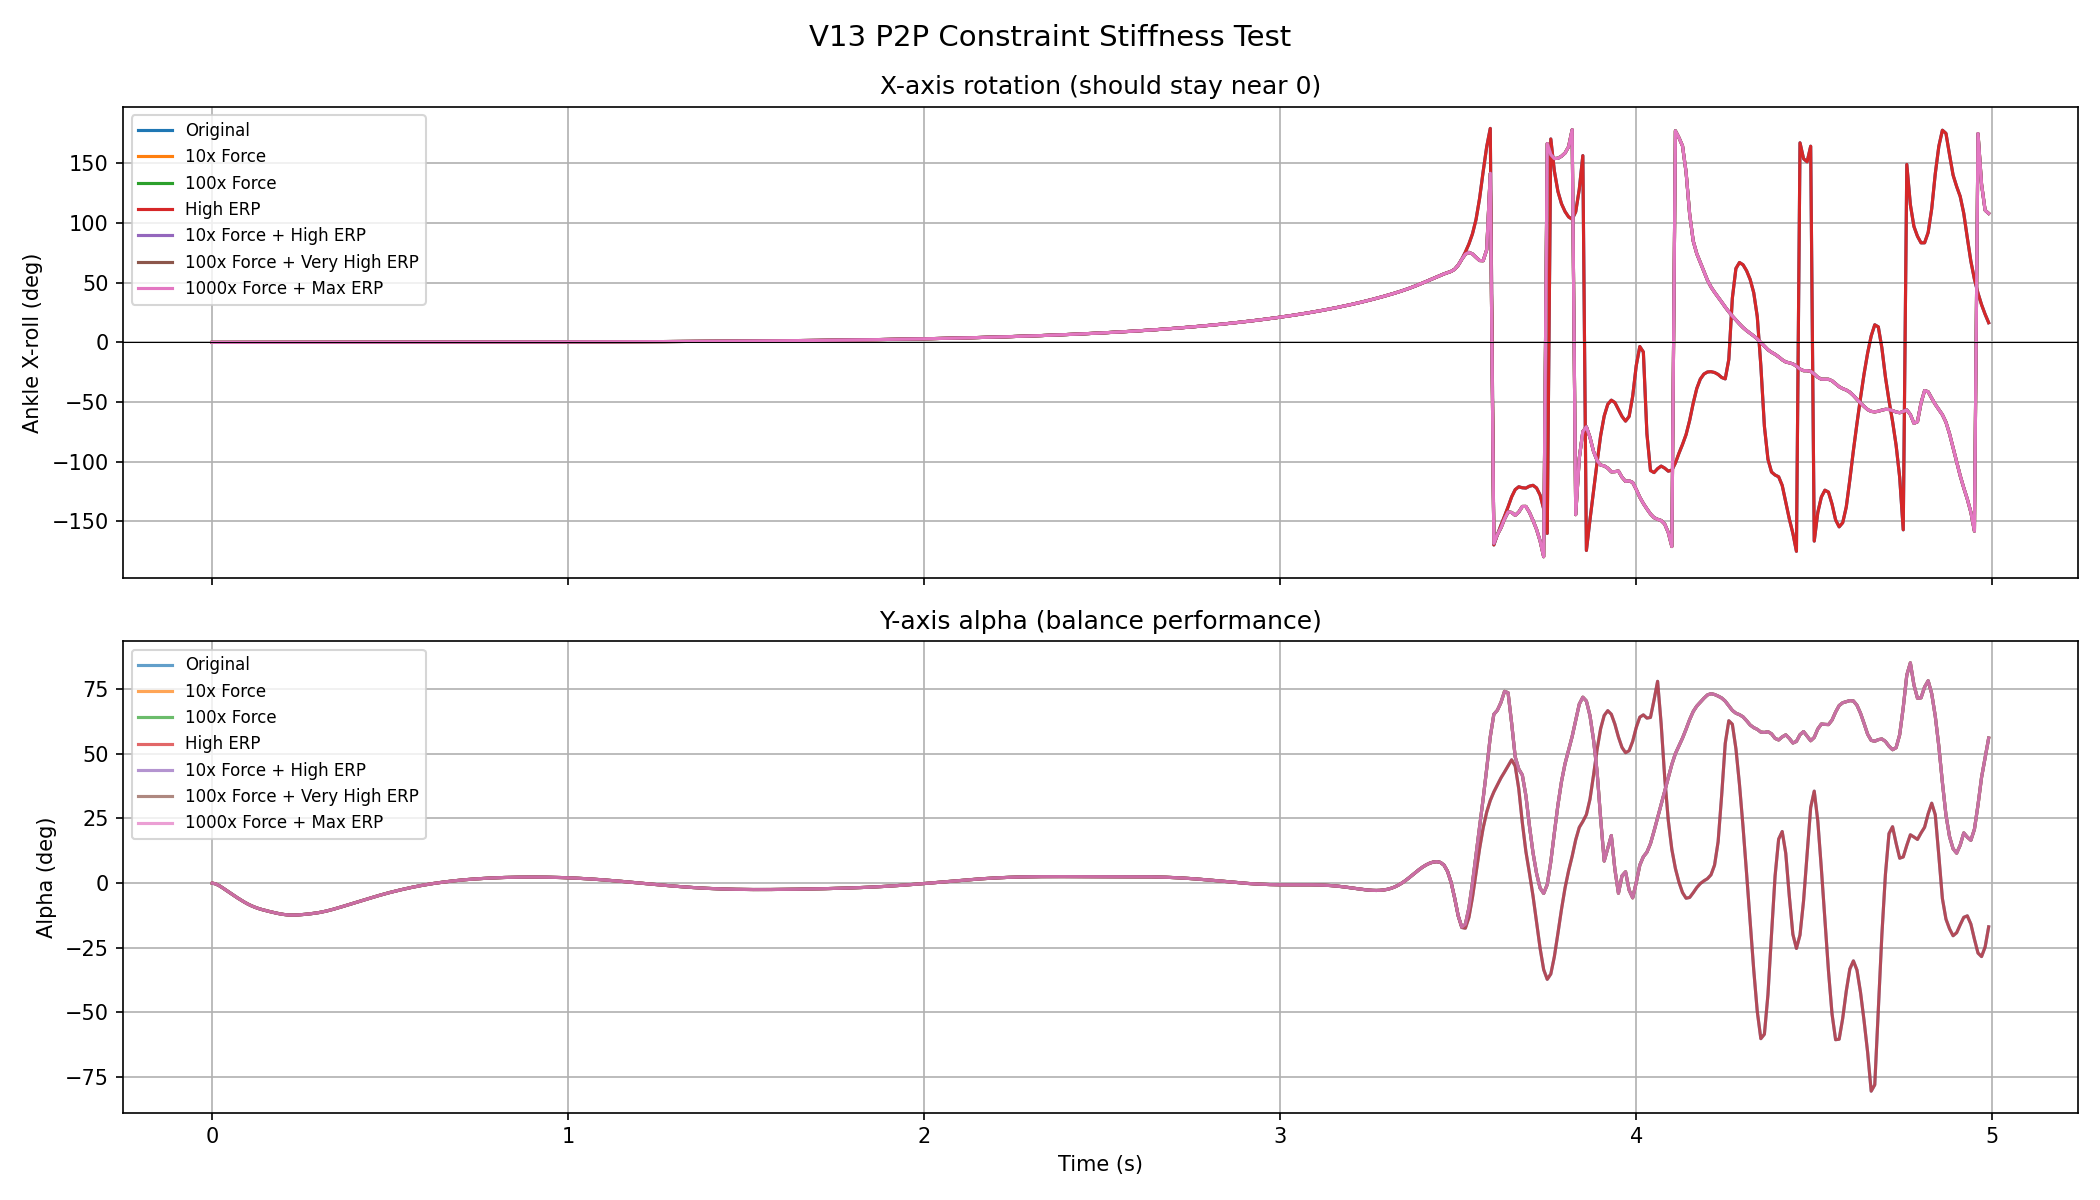

Source code (Python):
"""
Fix test: P2P constraint stiffness
===================================
Test different maxForce & erp values to prevent X-axis drift.
"""
import sys, os, math
import numpy as np

_conda = os.path.dirname(sys.executable)
_lib = os.path.join(_conda, "Library", "bin")
if os.path.isdir(_lib) and _lib not in os.environ.get("PATH", ""):
    os.environ["PATH"] = _lib + os.pathsep + os.environ.get("PATH", "")
    if hasattr(os, "add_dll_directory"):
        os.add_dll_directory(_lib)

import pybullet as p
import pybullet_data

# Parameters
M1=30.0; M2=40.0; L1=0.85; L2=0.80
LOWER_W=0.18; UPPER_W=0.30; BD=0.50
B_THETA=3.0; TAU_MAX=1500.0; GRAV=9.81
L_POLE=4.0; POLE_H=4.5; R_TARGET=1.5
HALF_POLE=L_POLE/2; ROPE_HORIZ=HALF_POLE-BD/2; ROPE_VERT=R_TARGET
FOOT_Z=POLE_H-ROPE_VERT; LC1=L1/2; LC2=L2/2
I1=M1*L1**2/12; I2=M2*L2**2/12
DT=0.001; ROPE_MASS=0.01; THETA0=0.15

def box_inertia(m,w,d,h):
    return [m*(d**2+h**2)/12, m*(w**2+h**2)/12, m*(w**2+d**2)/12]

def compute_lqr():
    from scipy.linalg import solve_discrete_are, expm
    R=R_TARGET; p1=M1*LC1+M2*L1; p2=M2*LC2; p3=M2*L1*LC2; Mt=M1+M2
    M_eq=np.array([[Mt*R**2,R*p1,R*p2],[R*p1,M1*LC1**2+I1+M2*L1**2,p3],[R*p2,p3,M2*LC2**2+I2]])
    G_mat=np.array([[-Mt*GRAV*R,0,0],[0,p1*GRAV,0],[0,0,p2*GRAV]])
    D_mat=np.diag([0,0,-B_THETA]); E_mat=np.array([[0],[-1],[1]])
    Mi=np.linalg.inv(M_eq); n=6
    Ac=np.zeros((n,n)); Bc=np.zeros((n,1))
    Ac[:3,3:]=np.eye(3); Ac[3:,:3]=Mi@G_mat; Ac[3:,3:]=Mi@D_mat; Bc[3:,:]=Mi@E_mat
    Z=np.zeros((n+1,n+1)); Z[:n,:n]=Ac*DT; Z[:n,n:]=Bc*DT
    eZ=expm(Z); Ad=eZ[:n,:n]; Bd=eZ[:n,n:n+1]
    Q=np.diag([1,50,50,0.1,5,5]); Rc=np.array([[0.001]])
    P=solve_discrete_are(Ad,Bd,Q,Rc)
    K=np.linalg.inv(Rc+Bd.T@P@Bd)@(Bd.T@P@Ad)
    K[0,0]*=-1; K[0,3]*=-1
    return K[0]

def run_sim(maxForce, erp, label):
    """Run 5s headless sim, return time series of ankle X-roll."""
    cid = p.connect(p.DIRECT)
    p.setAdditionalSearchPath(pybullet_data.getDataPath())
    p.setGravity(0,0,-GRAV); p.setTimeStep(DT)
    p.setPhysicsEngineParameter(numSubSteps=4, numSolverIterations=100)

    ra_end=np.array([0,-ROPE_HORIZ,-ROPE_VERT])
    rb_vec=np.array([0,ROPE_HORIZ,-ROPE_VERT])
    lower_col=p.createCollisionShape(p.GEOM_BOX,halfExtents=[LOWER_W/2,BD/2,L1/2],collisionFramePosition=[0,-BD/2,L1/2])
    upper_col=p.createCollisionShape(p.GEOM_BOX,halfExtents=[UPPER_W/2,BD/2,L2/2],collisionFramePosition=[0,0,L2/2])

    robot_id=p.createMultiBody(baseMass=0,basePosition=[0,HALF_POLE,POLE_H],
        linkMasses=[0.001,ROPE_MASS,M1,M2],linkCollisionShapeIndices=[-1,-1,lower_col,upper_col],
        linkVisualShapeIndices=[-1,-1,-1,-1],
        linkPositions=[[0,0,0],[0,0,0],ra_end.tolist(),[0,-BD/2,L1]],
        linkOrientations=[[0,0,0,1]]*4,
        linkInertialFramePositions=[[0,0,0],[0,0,0],[0,-BD/2,L1/2],[0,0,L2/2]],
        linkInertialFrameOrientations=[[0,0,0,1]]*4,
        linkParentIndices=[0,1,2,3],
        linkJointTypes=[p.JOINT_REVOLUTE,p.JOINT_REVOLUTE,p.JOINT_SPHERICAL,p.JOINT_REVOLUTE],
        linkJointAxis=[[0,1,0],[1,0,0],[0,0,0],[0,1,0]])
    PHI_J=0;ROPE_A_J=1;ANKLE=2;HIP=3

    rope_b_id=p.createMultiBody(baseMass=0,basePosition=[0,-HALF_POLE,POLE_H],
        linkMasses=[0.001,ROPE_MASS],linkCollisionShapeIndices=[-1,-1],
        linkVisualShapeIndices=[-1,-1],linkPositions=[[0,0,0],[0,0,0]],
        linkOrientations=[[0,0,0,1]]*2,
        linkInertialFramePositions=[[0,0,0],[0,0,0]],
        linkInertialFrameOrientations=[[0,0,0,1]]*2,
        linkParentIndices=[0,1],
        linkJointTypes=[p.JOINT_REVOLUTE,p.JOINT_REVOLUTE],
        linkJointAxis=[[0,1,0],[1,0,0]])

    con_id=p.createConstraint(rope_b_id,1,robot_id,ANKLE,p.JOINT_POINT2POINT,[0,0,0],
        rb_vec.tolist(),[0,-BD/2,-L1/2])
    p.changeConstraint(con_id, maxForce=maxForce, erp=erp)

    tiny=[0.001]*3
    p.changeDynamics(robot_id,PHI_J,mass=0.001,localInertiaDiagonal=[0.0001]*3,jointDamping=0,linearDamping=0,angularDamping=0)
    p.changeDynamics(robot_id,ROPE_A_J,mass=ROPE_MASS,localInertiaDiagonal=tiny,jointDamping=0,linearDamping=0,angularDamping=0)
    p.changeDynamics(robot_id,ANKLE,mass=M1,localInertiaDiagonal=box_inertia(M1,LOWER_W,BD,L1),jointDamping=0,linearDamping=0,angularDamping=0)
    p.changeDynamics(robot_id,HIP,mass=M2,localInertiaDiagonal=box_inertia(M2,UPPER_W,BD,L2),jointDamping=B_THETA,linearDamping=0,angularDamping=0)
    for j in [0,1]:
        p.changeDynamics(rope_b_id,j,localInertiaDiagonal=tiny,jointDamping=0,linearDamping=0,angularDamping=0)

    for j in [PHI_J,ROPE_A_J,HIP]:
        p.setJointMotorControl2(robot_id,j,p.VELOCITY_CONTROL,force=0)
    p.setJointMotorControlMultiDof(robot_id,ANKLE,p.POSITION_CONTROL,targetPosition=[0,0,0,1],force=[0,0,0])
    for j in [0,1]:
        p.setJointMotorControl2(rope_b_id,j,p.VELOCITY_CONTROL,force=0)

    for body in [robot_id,rope_b_id]:
        nj=p.getNumJoints(body)
        for i in range(-1,nj):
            for j in range(-1,nj):
                if i!=j: p.setCollisionFilterPair(body,body,i,j,0)
            p.setCollisionFilterPair(body,0,i,-1,0)
    for i in range(-1,p.getNumJoints(robot_id)):
        for j in range(-1,p.getNumJoints(rope_b_id)):
            p.setCollisionFilterPair(robot_id,rope_b_id,i,j,0)

    p.resetJointState(robot_id,PHI_J,0,0)
    p.resetJointState(robot_id,ROPE_A_J,0,0)
    p.resetJointStateMultiDof(robot_id,ANKLE,[0,0,0,1],[0,0,0])
    p.resetJointState(robot_id,HIP,THETA0,0)
    p.resetJointState(rope_b_id,0,0,0)
    p.resetJointState(rope_b_id,1,0,0)

    K_lqr = compute_lqr()
    data = []

    for step in range(int(5.0/DT)):
        phi_s=p.getJointState(robot_id,PHI_J)
        phi=phi_s[0]; phi_dot=phi_s[1]
        lo=p.getLinkState(robot_id,ANKLE,computeForwardKinematics=True,computeLinkVelocity=True)
        up=p.getLinkState(robot_id,HIP,computeForwardKinematics=True,computeLinkVelocity=True)
        alpha=p.getEulerFromQuaternion(lo[5])[1]
        theta=p.getEulerFromQuaternion(up[5])[1]
        alpha_dot=lo[7][1]; theta_dot=up[7][1]
        x=np.array([phi,alpha,theta,phi_dot,alpha_dot,theta_dot])

        ankle_q=p.getJointStateMultiDof(robot_id,ANKLE)[0]
        ankle_euler=p.getEulerFromQuaternion(ankle_q)

        tau=0.0
        if abs(x[1])<np.radians(60) and abs(x[2])<np.radians(60):
            tau=-float(K_lqr@x); tau=np.clip(tau,-TAU_MAX,TAU_MAX)
        p.setJointMotorControl2(robot_id,HIP,p.TORQUE_CONTROL,force=tau)
        p.stepSimulation()

        if step%10==0:
            data.append([step*DT, np.degrees(ankle_euler[0]), np.degrees(phi), np.degrees(alpha), np.degrees(theta)])

    p.disconnect()
    data = np.array(data)
    print(f"  [{label}] maxForce={maxForce}, erp={erp} → X-roll@3s={data[300,1]:+.2f}° final={data[-1,1]:+.2f}°")
    return data

# === Run multiple configurations ===
print("Testing P2P constraint parameters...")
K_lqr_cache = compute_lqr()  # pre-compute

configs = [
    (5000,    0.1,  "Original"),
    (50000,   0.1,  "10x Force"),
    (500000,  0.1,  "100x Force"),
    (5000,    0.8,  "High ERP"),
    (50000,   0.8,  "10x Force + High ERP"),
    (500000,  0.9,  "100x Force + Very High ERP"),
    (5000000, 0.95, "1000x Force + Max ERP"),
]

results = {}
for mf, erp, label in configs:
    results[label] = run_sim(mf, erp, label)

# Plot
import matplotlib.pyplot as plt
fig, axes = plt.subplots(2, 1, figsize=(14, 8), sharex=True)
fig.suptitle("V13 P2P Constraint Stiffness Test", fontsize=14)

for label, data in results.items():
    axes[0].plot(data[:,0], data[:,1], label=label)
axes[0].set_ylabel("Ankle X-roll (deg)")
axes[0].set_title("X-axis rotation (should stay near 0)")
axes[0].legend(fontsize=8); axes[0].grid(True)
axes[0].axhline(y=0, color='k', linewidth=0.5)

for label, data in results.items():
    axes[1].plot(data[:,0], data[:,3], label=label, alpha=0.7)
axes[1].set_ylabel("Alpha (deg)")
axes[1].set_xlabel("Time (s)")
axes[1].set_title("Y-axis alpha (balance performance)")
axes[1].legend(fontsize=8); axes[1].grid(True)

plt.tight_layout()
out = os.path.join(os.path.dirname(os.path.abspath(__file__)), 'diag_p2p_fix.png')
plt.savefig(out, dpi=150)
print(f"\nPlot saved: {out}")
